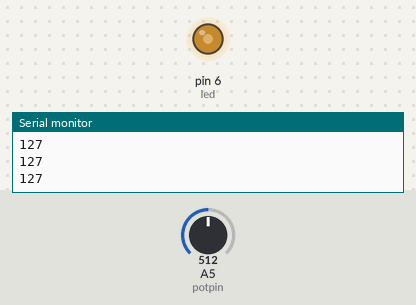
Simulated run of this sketch. Board: Arduino Uno, built with avr-gcc and run on an emulated ATmega328P. On the bench: output pins drawn as LEDs (lit = HIGH), the last lines printed to the serial monitor. The inputs (shaded band) are chosen by the test bench; at power-on: A5 (potpin) = 512.

Above: at 1.2 s.
1.3 s: A5 (potpin) set to 716
At 2.1 s:
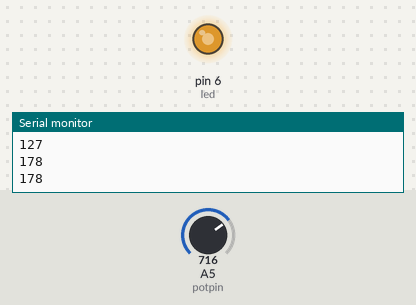
3.0 s: A5 (potpin) set to 900
At 3.4 s:
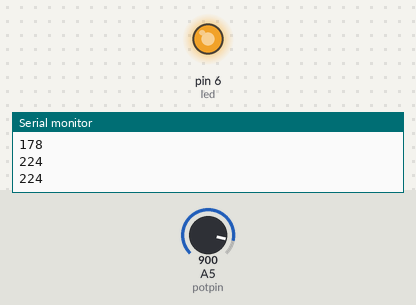
4.5 s: A5 (potpin) set to 122
At 5.7 s:
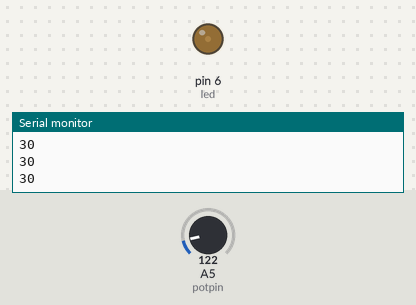
6.0 s: A5 (potpin) set to 0
At 7.0 s:
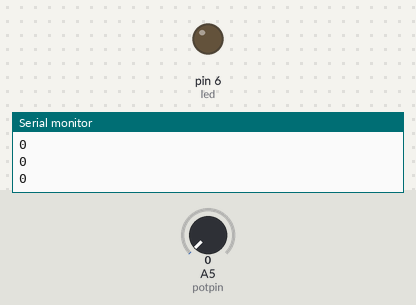
7.5 s: A5 (potpin) set to 511
At 8.1 s:
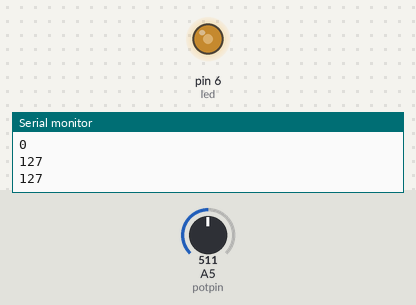
Timing chart, 0 to 10.0 s (numbered marks = the images above; inputs shaded):
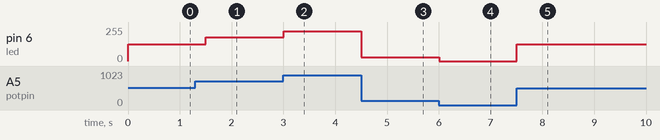

Measured:
- after the input at 1.3 s, pin 6 (led): 127/255 → 178/255 after 0.20 s
- after the input at 3.0 s, pin 6 (led): 178/255 → 224/255 at once
- after the input at 4.5 s, pin 6 (led): 224/255 → 30/255 at once
- after the input at 6.0 s, pin 6 (led): 30/255 → 0/255 at once
- after the input at 7.5 s, pin 6 (led): 0/255 → 127/255 at once

The sketch:

potansiyometre_analog_read.ino
```cpp
#define potpin A5

int deger = 0;

#define led 6

void setup() {
  // put your setup code here, to run once:
  Serial.begin(9600);
  Serial.println("Pot deger okuma");
  //Direk 5V çıkışada bağlanabilir , deneme amaçlı yapıldı.
  pinMode(led,OUTPUT);

}

void loop() {
  // put your main code here, to run repeatedly:
  deger = analogRead(potpin);
  deger = map(deger,0,1023,0,255);
  analogWrite(led, deger);
  Serial.println(deger);
  delay(300);
}
```
